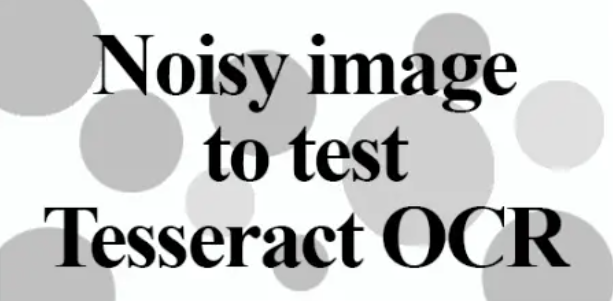
#> input picture img/noisy_text.png, 613 x 301 px
$ jupyter execute --allow-errors task_3.ipynb
#> lines starting #> are read from the running program, lines starting #| are printed output that depends on the picture; after the words box and inside, x2 and y2 are one past the last pixel; in counts of white or black regions, pixels touching at a corner belong together
[cell 1]
from PIL import Image
from pytesseract import pytesseract
import cv2 as cv
import matplotlib.pyplot as plt

[cell 2]
pytesseract.tesseract_cmd = r'C:\Program Files\Tesseract-OCR\tesseract.exe'

[cell 3]
image = Image.open('../../img/noisy_text.png')
#> image is the input picture: PIL image 613x301 RGBA; mean R, G, B, A 198.8, 200.2, 199.8, 255
image = image.resize((400,200))
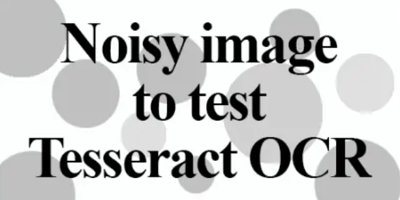
#> image: PIL image 400x200 RGBA; mean R, G, B, A 198.9, 200.2, 199.8, 255

#> (a cell that did not finish here is left out)

[cell 5]
img = cv.imread("../../img/noisy_text_2.png")
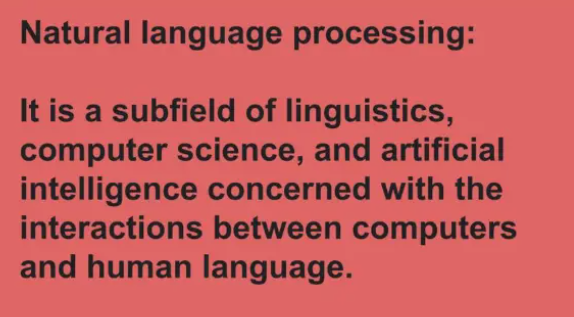
#> input picture img/noisy_text_2.png, 574 x 317 px
#> img is the input picture: shape (317, 574, 3); mean B, G, R 92.7, 92.8, 197.5
gray = cv.cvtColor(img, cv.COLOR_BGR2GRAY)
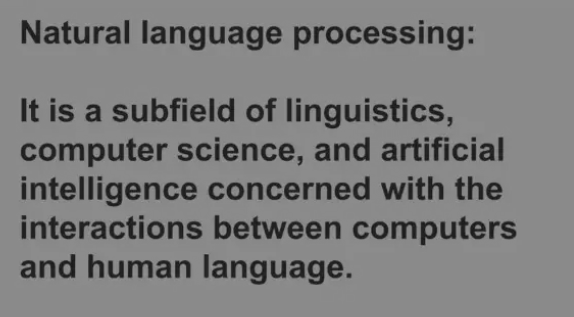
#> gray: shape (317, 574); min 15, max 156, mean 124
plt.imshow(gray, cmap="gray")

[cell 6]
ret, thresh1 = cv.threshold(gray, 0, 255, cv.THRESH_OTSU |
                                          cv.THRESH_BINARY_INV)
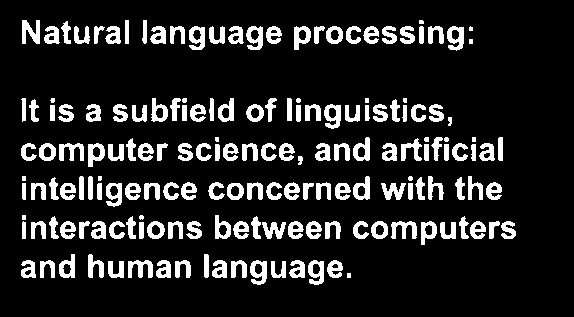
#> thresh1: shape (317, 574); 14.1% white; 170 white regions (5 under 20 px), largest, box (x1, y1, x2, y2) and area: (22, 20, 40, 44) 282, (447, 26, 464, 51) 274, (128, 260, 153, 278) 274
#> ret = 92

plt.imshow(thresh1, cmap="gray")

[cell 7]
rect_kernel = cv.getStructuringElement(cv.MORPH_RECT, (12, 12))
rect_kernel

[cell 8]
dilation = cv.dilate(thresh1, rect_kernel, iterations = 3)
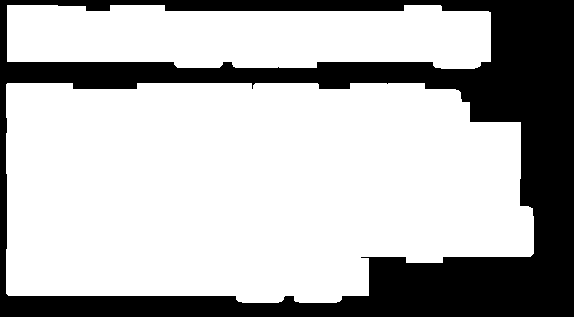
#> dilation: shape (317, 574); 70.9% white; 1 black region
plt.imshow(dilation, cmap="gray")

[cell 9]
contours, hierarchy = cv.findContours(dilation, cv.RETR_EXTERNAL,
                                            cv.CHAIN_APPROX_NONE)
#> contours = 2 contours; box (x1, y1, x2, y2) and area: (6, 83, 534, 303) 101418, (7, 5, 491, 69) 26229
